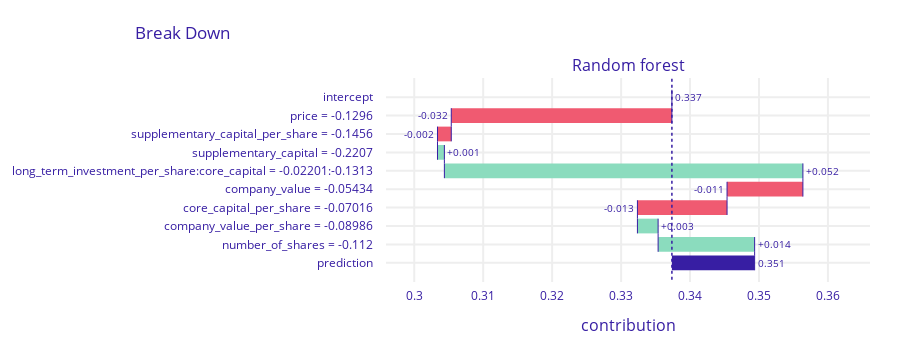

Notebook code for this chart:
### Markdown cell above
For the next observation, the value of the **price** variable was between the 55th and 60th percentile, but had a significant negative impact on the prediction. On the other hand, the combination of variables **long_term_investment_per_share** and **core_capital** had the greatest positive impact on the result. The first of these variables was relatively high (between the 85th and 90th percentile), while the value of the second was between the 65th and 70th percentile.

### Code cell
print(f'Analysis of observation {overestimated_test.index[1]}')
int_break_down[1].plot()

### Figure 1 — Plotly figure (JSON) as saved in the notebook; plotly's stock layout.template omitted (floating-point values rounded to 4 significant figures)
{"data": [{"base": 0.3374, "connector": {"line": {"color": "#371ea3", "dash": "solid", "width": 1}, "mode": "spanning"}, "decreasing": {"marker": {"color": "#f05a71"}}, "hoverinfo": "text+delta", "hoverlabel": {"bgcolor": "rgba(0,0,0,0.8)"}, "hovertext": ["Average response: 0.337<br>Prediction: 0.351", "price = -0.1296<br>decreases average response by", "supplementary_capital_per_share = -0.1456<br>decreases average response by", "supplementary_capital = -0.2207<br>increases average response by", "long_term_investment_per_share:core_capital = -0.02201:-0.1313<br>increases average response by", "company_value = -0.05434<br>decreases average response by", "core_capital_per_share = -0.07016<br>decreases average response by", "company_value_per_share = -0.08986<br>increases average response by", "number_of_shares = -0.112<br>increases average response by", "Average response: 0.337<br>Prediction: 0.351"], "increasing": {"marker": {"color": "#8bdcbe"}}, "measure": ["relative", "relative", "relative", "relative", "relative", "relative", "relative", "relative", "relative", "total"], "orientation": "h", "showlegend": false, "text": ["0.337", "-0.032", "-0.002", "+0.001", "+0.052", "-0.011", "-0.013", "+0.003", "+0.014", "0.351"], "textposition": "outside", "totals": {"marker": {"color": "#371ea3"}}, "type": "waterfall", "x": [0, -0.032, -0.002, 0.001, 0.052, -0.011, -0.013, 0.003, 0.014, 0.014], "xaxis": "x", "y": ["intercept", "price = -0.1296", "supplementary_capital_per_share = -0.1456", "supplementary_capital = -0.2207", "long_term_investment_per_share:core_capital = -0.02201:-0.1313", "company_value = -0.05434", "core_capital_per_share = -0.07016", "company_value_per_share = -0.08986", "number_of_shares = -0.112", "prediction"], "yaxis": "y"}], "layout": {"annotations": [{"font": {"size": 16}, "showarrow": false, "text": "Random forest", "x": 0.5, "xanchor": "center", "xref": "paper", "y": 1, "yanchor": "bottom", "yref": "paper"}, {"font": {"size": 16}, "showarrow": false, "text": "contribution", "x": 0.5, "xanchor": "center", "xref": "paper", "y": 0, "yanchor": "top", "yref": "paper", "yshift": -30}], "font": {"color": "#371ea3"}, "height": 353, "margin": {"b": 71, "r": 30, "t": 78}, "shapes": [{"line": {"color": "#371ea3", "dash": "dot", "width": 1.5}, "type": "line", "x0": 0.3374, "x1": 0.3374, "xref": "x", "y0": -1, "y1": 10, "yref": "y"}], "title": {"text": "Break Down", "x": 0.15}, "xaxis": {"anchor": "y", "automargin": true, "domain": [0, 1], "fixedrange": true, "gridwidth": 2, "range": [0.2959, 0.3661], "tickcolor": "white", "ticklen": 3, "ticks": "outside", "type": "linear", "zeroline": false}, "yaxis": {"anchor": "x", "automargin": true, "autorange": "reversed", "domain": [0, 1], "fixedrange": true, "gridwidth": 2, "tickcolor": "white", "ticklen": 10, "ticks": "outside", "type": "category"}}}
